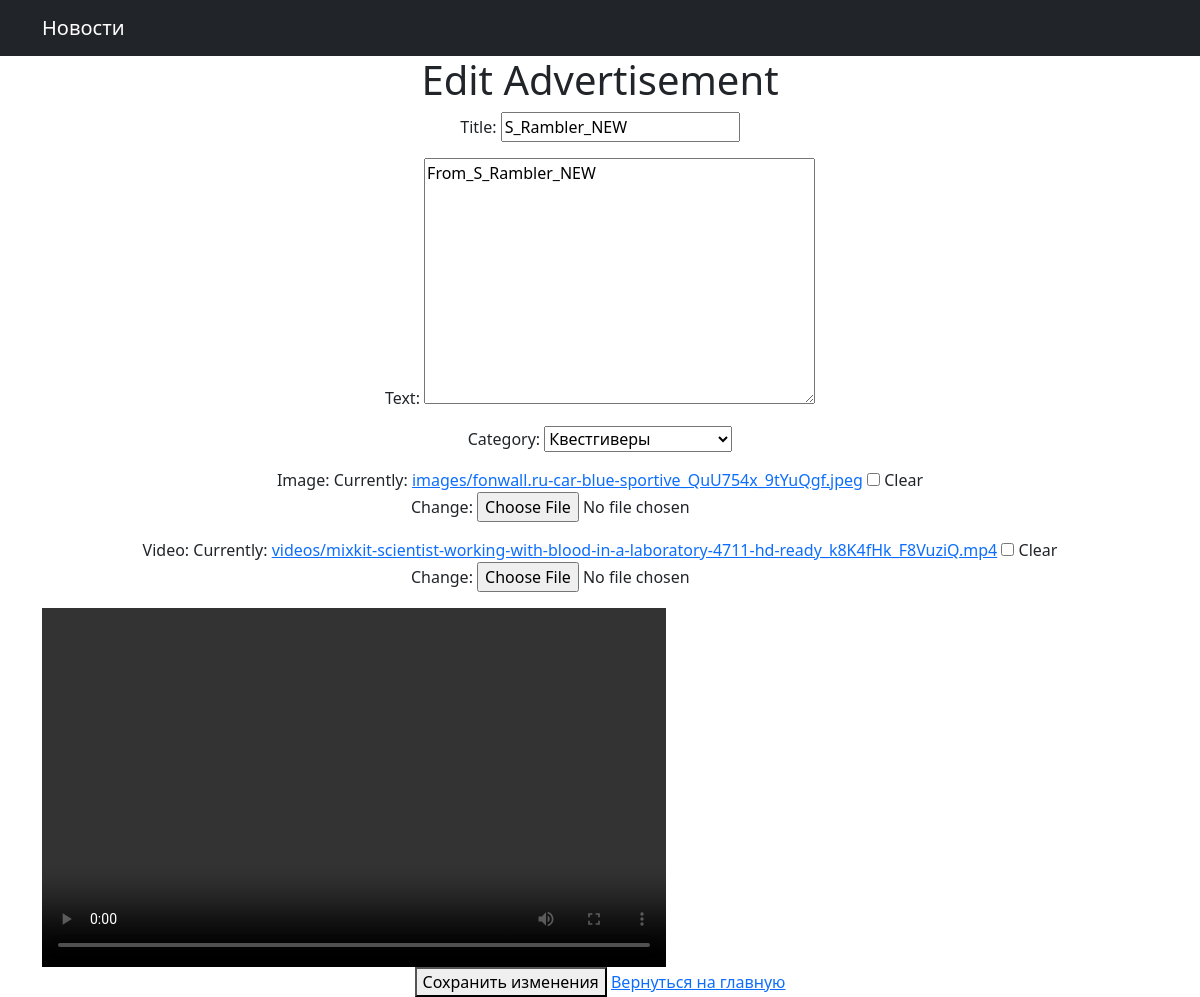
The page /accounts/advertisement/update/17/ (signed in) on the database its author committed.
### chat/models.py (models this page shows, shortened)
class Advertisement(models.Model):
    user = models.ForeignKey(settings.AUTH_USER_MODEL, on_delete=models.CASCADE)
    title = models.CharField(max_length=100)
    text = models.TextField()
    image = models.ImageField(upload_to='images/', blank=True, null=True)
    video = models.FileField(upload_to='videos/', blank=True, null=True)
    content = RichTextField()
    category_choices = [
        ('Tanks', 'Танки'),
        ('Healers', 'Хилы'),
        ('DPS', 'ДД'),
        ('Traders', 'Торговцы'),
        ('Guild Masters', 'Гилдмастеры'),
        ('Quest Givers', 'Квестгиверы'),
        ('Blacksmiths', 'Кузнецы'),
        ('Leatherworkers', 'Кожевники'),
        ('Alchemists', 'Зельевары'),
        ('Spellcasters', 'Мастера заклинаний'),
    ]
    category = models.CharField(max_length=20, choices=category_choices)

### chat/views.py (the view, shortened to what this page needs)
# urls.py: path('advertisement/update/<int:pk>/', AdvertisementUpdateView.as_view(), name='advertisement_update'),
class AdvertisementUpdateView(LoginRequiredMixin, UpdateView):
    model = Advertisement
    fields = ['title', 'text', 'category', 'image', 'video']
    template_name = 'advertisement_update.html'
    permission_required = 'chat.custom_change_advertisement'
    success_url = reverse_lazy('private')
    def dispatch(self, request, *args, **kwargs):
        obj = self.get_object()
        if obj.user != self.request.user:
            return HttpResponse("Вы не являетесь автором этого объявления", status=403)
        return super().dispatch(request, *args, **kwargs)
    success_url = reverse_lazy('home')

### chat/templates/advertisement_update.html (shortened to what this page needs)
{% extends 'default_1.html' %}
{% block content %}
<html>
<head>
</head>
<body>
    <h1>Edit Advertisement</h1>
    <form method="POST" enctype="multipart/form-data">
    {{ form.as_p }}
    <div class="embed-responsive" style="width: 165mm; height: 95mm;">
        <div class="embed-responsive-item">
            <video width="100%" height="100%" controls>
                <source src="video_path">
            </video>
        </div>
    </div>
    <button type="submit" name="action" value="save_image">Сохранить изменения</button>
    <a href="{% url 'home' %}">Вернуться на главную</a>
</form>
</body>
</html>
{% endblock %}

### chat/templates/advertisement_update.html (style rules this page uses)
.embed-responsive { position: relative; display: block; width: 100%; padding: 0; overflow: hidden; }
.embed-responsive-item { position: absolute; top: 0; left: 0; width: 100%; height: 100%; }

### rows shown on the page
Advertisement: title "S_Rambler_NEW", text "From_S_Rambler_NEW", category "Квестгиверы"
